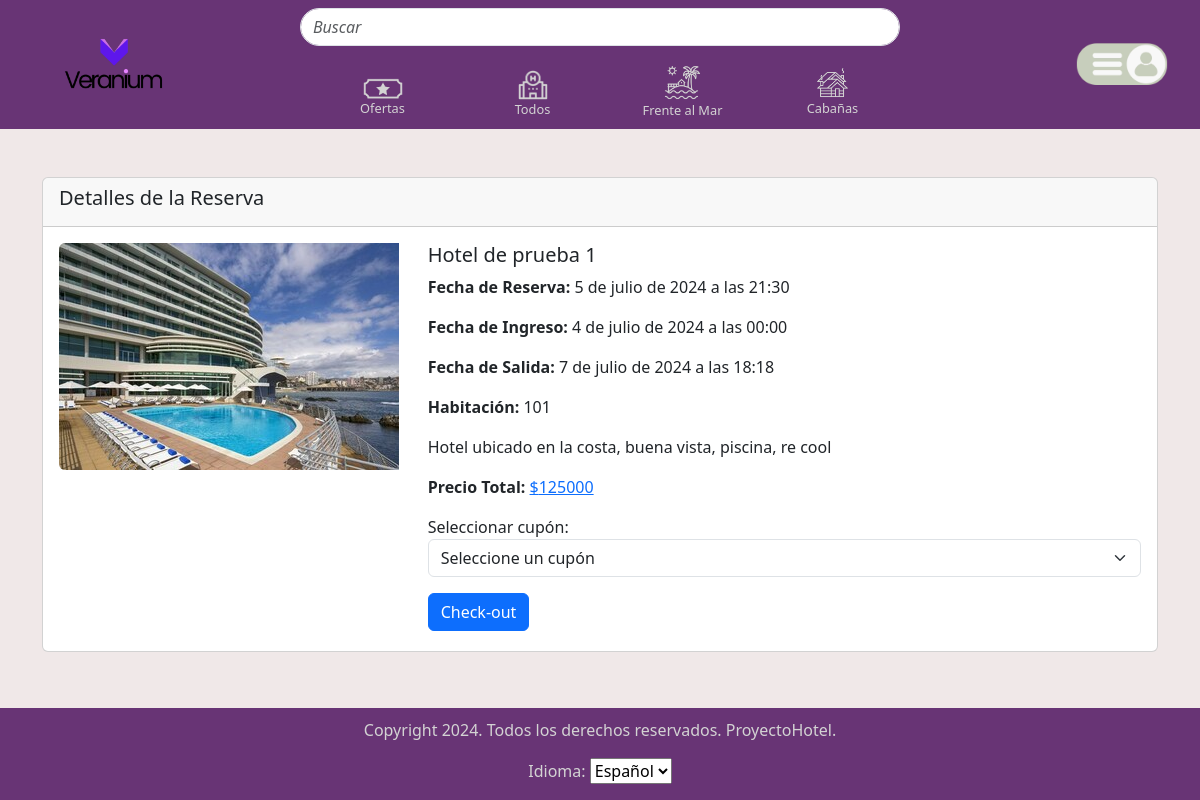
Page /ver_reserva/8/ (signed in) on the committed database.
### hoteles/models.py (models this page shows, shortened)
class Reserva(models.Model):
    usuario = models.ForeignKey(Usuario, on_delete=models.CASCADE)
    hotel = models.ForeignKey(Hotel, on_delete=models.CASCADE)
    habitacion = models.ForeignKey(Habitacion, on_delete=models.CASCADE)
    fecha_reserva = models.DateTimeField(auto_now_add=True)
    fecha_ingreso = models.DateTimeField(null=True, blank=True)
    fecha_salida = models.DateTimeField(null=True, blank=True)
    checkout = models.BooleanField(default=False)

class Hotel(models.Model):
    CATEGORIAS = [
        ('normal', 'Normal'),
        ('frente_al_mar', 'Frente al Mar'),
        ('cabanas', 'Cabañas'),
    ]
    id = models.AutoField(primary_key=True)
    nombre = models.CharField(max_length=255)
    descripcion_breve = models.CharField(max_length=500)
    descripcion_detallada = models.TextField()
    precio = models.IntegerField()
    foto = models.ImageField(upload_to='hoteles/')
    categoria = models.CharField(max_length=20, choices=CATEGORIAS, default='normal')
    en_oferta = models.BooleanField(default=False)
    porcentaje_descuento = models.IntegerField(default=0)
    stock_habitaciones = models.PositiveIntegerField(default=0)
    ubicacion = models.CharField(max_length=255, null=True, blank=True)
    wifi_gratuito = models.BooleanField(default=False)
    desayuno_incluido = models.BooleanField(default=False)
    gimnasio = models.BooleanField(default=False)
    piscina = models.BooleanField(default=False)
    spa = models.BooleanField(default=False)
    restaurante = models.BooleanField(default=False)
    servicio_transporte = models.BooleanField(default=False)
    servicios_eventos = models.BooleanField(default=False)
    servicio_conserjeria = models.BooleanField(default=False)

class Habitacion(models.Model):
    hotel = models.ForeignKey(Hotel, related_name='habitaciones', on_delete=models.CASCADE)
    numero = models.CharField(max_length=20)
    cantidad_camas = models.PositiveIntegerField()
    descripcion = models.TextField()
    ocupada = models.BooleanField(default=False)

### hoteles/views.py (the view, shortened to what this page needs)
# urls.py: path('ver_reserva/<int:reserva_id>/', ver_reserva, name='ver_reserva'),
@login_required
def ver_reserva(request, reserva_id):
    reserva = get_object_or_404(Reserva, id=reserva_id, usuario=request.user)
    ahora = timezone.now()
    fecha_ingreso = timezone.make_aware(reserva.fecha_ingreso) if timezone.is_naive(reserva.fecha_ingreso) else reserva.fecha_ingreso
    fecha_salida = timezone.make_aware(reserva.fecha_salida) if reserva.fecha_salida and timezone.is_naive(reserva.fecha_salida) else ahora
    dias_reserva = (fecha_salida - fecha_ingreso).days + 1
    precio_total = reserva.hotel.precio * dias_reserva
    if reserva.hotel.porcentaje_descuento:
        descuento = precio_total * (reserva.hotel.porcentaje_descuento / 100)
    else:
        descuento = 0
    precio_total_con_descuento = precio_total - descuento
    cupon_codigo = request.POST.get('cupon_codigo')
    cupon_descuento = 0
    precio_final = precio_total_con_descuento - cupon_descuento
    return render(request, 'ver_reserva.html', {
        'reserva': reserva,
        'precio_total': round(precio_total_con_descuento, 2),
        'precio_final': round(precio_final, 2),
        'cupon_descuento': round(cupon_descuento, 2),
        'cupones': [
            {
                "codigo": codigo,
                "descuento": detalles["descuento"],
                "count": detalles["count"],
            }
            for codigo, detalles in json.loads(request.user.lista_cupones).items()
        ] if request.user.lista_cupones else []
    })

### hoteles/authentication_backend.py (called while the page is built)
    def get_user(self, user_id):
        try:
            return Usuario.objects.get(pk=user_id)
        except Usuario.DoesNotExist:
            return None

### hoteles/templates/ver_reserva.html (shortened to what this page needs)
{% load static i18n %}
<!DOCTYPE html>
<html lang="en">
<head>
    <link
      href="https://cdn.jsdelivr.net/npm/bootstrap@5.3.3/dist/css/bootstrap.min.css"
      rel="stylesheet"
    />
    <link rel="stylesheet" href="{% static 'style.css' %}" />
</head>
<body>
    <nav class="navbar navbar-expand-md flex-column" id="navbarPrincipal">
        <div class="search-bar" id="barraBusquedaNavbar">
            <input class="form-control mr-sm-2 search-input" type="search" placeholder="Buscar" aria-label="Buscar">
        </div>
        <div class="container-fluid">
            <a class="navbar-brand" href="/index/" id="logoPagina">
                <img src="{% static 'images/icons/veranium.png' %}" alt="Logo página" />
            </a>
            <div class="collapse navbar-collapse" id="navbarNav">
                <ul class="navbar-nav me-auto mb-2 mb-md-0" id="tamañoTextoNav">
                    <li class="nav-item">
                        <a class="nav-link d-flex align-items-center" href="#" data-filtro="ofertas" id="textoOfertas">
                            <img src="{% static 'images/icons/ofertasUnfocus.png' %}" class="img-fluid" alt="Ofertas" id="iconoOfertas">
                            {% trans "Ofertas" %}
                        </a>
                    </li>
                    <li class="nav-item">
                        <a class="nav-link d-flex align-items-center" href="#" data-filtro="todos" id="textoTodos">
                            <img src="{% static 'images/icons/todosUnfocus.png' %}" class="img-fluid" alt="Todos" id="iconoTodos">
                            {% trans "Todos" %}
                        </a>
                    </li>
                    <li class="nav-item">
                        <a class="nav-link d-flex align-items-center" href="#" data-filtro="frente_al_mar" id="textoFrenteAlMar">
                            <img src="{% static 'images/icons/frente-al-marUnfocus.png' %}" class="img-fluid" alt="Frente al Mar" id="iconoFrenteAlMar">
                            {% trans "Frente al Mar" %}
                        </a>
                    </li>
                    <li class="nav-item">
                        <a class="nav-link d-flex align-items-center" href="#" data-filtro="cabanas" id="textoCabañas">
                            <img src="{% static 'images/icons/cabañasUnfocus.png' %}" class="img-fluid" alt="Cabañas" id="iconoCabañas">
                            {% trans "Cabañas" %}
                        </a>
                    </li>
                </ul>
            </div>
            <div class="nav-item" id="menuUsuario">
                <div class="dropdown" id="dropdownMenuUsuario">
                    <a class="navbar-brand dropdown-toggle" role="button" data-bs-toggle="dropdown" aria-expanded="false" id="botonMenuUsuario">
                        <img src="{% static 'images/icons/menuUsuarioUnfocus.png' %}" alt="Menú Usuario" width="100"/>
                    </a>
                </div>
            </div>
        </div>
    </nav>
    <main>
        <div class="container mt-5">
            <div class="card">
                <div class="card-header">
                    <h5>Detalles de la Reserva</h5>
                </div>
                <div class="card-body">
                    <div class="row">
                        <div class="col-md-4">
                            <img src="{{ reserva.hotel.foto.url }}" class="img-fluid rounded-start" alt="Imagen hotel">
                        </div>
                        <div class="col-md-8">
                            <h5 id="hotelNombre" class="card-title">{{ reserva.hotel.nombre }}</h5>
                            <p id="hotelFechaR" class="card-text"><strong>Fecha de Reserva:</strong> {{ reserva.fecha_reserva }}</p>
                            <p id="hotelFechaI" class="card-text"><strong>Fecha de Ingreso:</strong> {{ reserva.fecha_ingreso }}</p>
                            {% if reserva.fecha_salida %}
                            <p id="hotelFechaS" class="card-text"><strong>Fecha de Salida:</strong> {{ reserva.fecha_salida }}</p>
                            {% endif %}
                            <p id="hotelHabitacion" class="card-text"><strong>Habitación:</strong> {{ reserva.habitacion.numero }}</p>
                            <p class="card-text">{{ reserva.hotel.descripcion_detallada }}</p>
                            <p class="card-text">
                                <strong>Precio Total:</strong>
                                <a href="#" id="precioTotal">${{ precio_total }}</a>
                            </p>
                            <div class="form-group">
                                <label for="cuponSelect">{% trans "Seleccionar cupón:" %}</label>
                                <select class="form-select" id="cuponSelect">
                                    <option value="">{% trans "Seleccione un cupón" %}</option>
                                </select>
                            </div>
                            <button id="btnCheckout" type="submit" class="btn btn-primary mb-1 mt-3">{% trans "Check-out" %}</button>
                        </div>
                    </div>
                </div>
            </div>
        </div>
    </main>
    <footer class="footer">
        <p>{% trans "Copyright 2024. Todos los derechos reservados. ProyectoHotel." %}<br>
            <form action="{% url 'set_language' %}" method="post">
                <label for="language">{% trans "Idioma:" %}</label>
                <select name="language" onchange="this.form.submit()">
                    {% get_current_language as LANGUAGE_CODE %}
                    {% get_available_languages as LANGUAGES %}
                    {% for lang in LANGUAGES %}
                    <option value="{{ lang.0 }}"{% if lang.0 == LANGUAGE_CODE %} selected{% endif %}>
                        {{ lang.1 }}
                    </option>
                    {% endfor %}
                </select>
            </form>
        </p>
    </footer>
</body>
</html>

### hoteles/static/style.css (style rules this page uses)
:root { --morado: #683475; --moradoOscuro: #42214B; --blanco: white; --gris: #F0E8E8F5; --grisOscuro: #D3D3D3; --colorBg-pagina: #F0E8E8F5; --colorBg-navbarPrincipal: var(--morado); --colorTexto-navbarPrincipal: var(--grisOscuro); --colorHover-textoNavbarPrincipal: var(--blanco); --colorHover-bloqueTextoNavbarPrincipal: var(--moradoOscuro); --colorBg-headerModalesInicioYRegistro: var(--morado); --colorBg-bodyModalesInicioYRegistro: var(--gris); --colorTexto-modalesInicioYRegistro: var(--blanco); --colorBg-footer: var(--morado); --colorTexto-footer: var(--grisOscuro); }
body { display: flex; flex-direction: column; min-height: 100vh; background-color: var(--colorBg-pagina); }
main { flex: 1; }
#navbarPrincipal { background-color: var(--colorBg-navbarPrincipal); }
#tamañoTextoNav { font-size: 80%; }
#logoPagina { margin-left: 50px; }
#logoPagina img { width: 105px; padding: 2%; }
#barraBusquedaNavbar { display: flex; justify-content: center; }
.search-bar { width: 100%; transition: height 0.3s; }
#menuUsuario { margin-top: -30px; margin-bottom: 10px; margin-left: 20px; }
#textoOfertas, #textoTodos, #textoFrenteAlMar, #textoCabañas { color: var(--colorTexto-navbarPrincipal); transition: color 0.3s, background-color 0.3s; border-radius: 20px; }
.navbar-brand { margin-top: -30px; margin-bottom: 10px; margin-left: 20px; }
.navbar-nav { display: flex; align-items: center; justify-content: center; width: 100%; }
.nav-item { margin-left: 20px; margin-right: 20px; margin-top: 10px; }
.nav-link { display: flex; flex-direction: column; align-items: center; justify-content: center; height: 65px; width: 110px; border-radius: 10px; }
#iconoOfertas { width: 40px; height: 40px; transition: transform 0.3s, filter 0.3s; }
#iconoTodos { margin-top: 13px; width: 30px; height: 30px; transition: transform 0.3s, filter 0.3s; }
#iconoFrenteAlMar { margin-top: 7px; width: 37px; height: 37px; transition: transform 0.3s, filter 0.3s; }
#iconoCabañas { margin-top: 7px; width: 33px; height: 33px; transition: transform 0.3s, filter 0.3s; }
.search-input { width: 600px; border-radius: 25px; }
#menuUsuario { margin-right: auto; }
#dropdownMenuUsuario .dropdown-toggle::after { display: none; }
::placeholder, #lblPreguntaIniciarSesion, #lblPreguntaRegistroUsuario { font-style: italic; }
.footer { color: var(--colorTexto-footer); background-color: var(--colorBg-footer); padding-top: 10px; padding-bottom: 0px; text-align: center; margin-top: auto; }

### rows in the picture
Reserva: hotel.foto (picture), hotel.nombre "Hotel de prueba 1", fecha_reserva "5 de julio de 2024 a las 21:30", fecha_ingreso "4 de julio de 2024 a las 00:00", fecha_salida "7 de julio de 2024 a las 18:18", habitacion.numero "101", hotel.descripcion_detallada "Hotel ubicado en la costa, buena vista, piscina, re cool"

### other values in the picture
{{ precio_total }} "125000"
form field language "Español"
